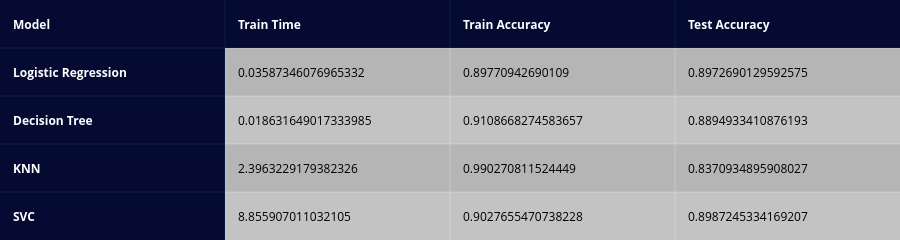

The code cell stored with this chart in its notebook:
### Code cell
create_table(df_scores_pipe, index_title='Model',index=True)

### Figure 1 — Plotly figure (JSON) as saved in the notebook; plotly's stock layout.template omitted (floating-point values rounded to 4 significant figures)
{"data": [{"colorscale": [[0, "#00083e"], [0.5, "#ededee"], [1, "#ffffff"]], "hoverinfo": "none", "opacity": 0.75, "showscale": false, "z": [[0, 0, 0, 0], [0, 0.5, 0.5, 0.5], [0, 1, 1, 1], [0, 0.5, 0.5, 0.5], [0, 1, 1, 1]], "type": "heatmap"}], "layout": {"annotations": [{"align": "left", "font": {"color": "#ffffff"}, "showarrow": false, "text": "<b>Model</b>", "x": -0.45, "xanchor": "left", "xref": "x", "y": 0, "yref": "y"}, {"align": "left", "font": {"color": "#ffffff"}, "showarrow": false, "text": "<b>Train Time</b>", "x": 0.55, "xanchor": "left", "xref": "x", "y": 0, "yref": "y"}, {"align": "left", "font": {"color": "#ffffff"}, "showarrow": false, "text": "<b>Train Accuracy</b>", "x": 1.55, "xanchor": "left", "xref": "x", "y": 0, "yref": "y"}, {"align": "left", "font": {"color": "#ffffff"}, "showarrow": false, "text": "<b>Test Accuracy</b>", "x": 2.55, "xanchor": "left", "xref": "x", "y": 0, "yref": "y"}, {"align": "left", "font": {"color": "#ffffff"}, "showarrow": false, "text": "<b>Logistic Regression</b>", "x": -0.45, "xanchor": "left", "xref": "x", "y": 1, "yref": "y"}, {"align": "left", "font": {"color": "#000000"}, "showarrow": false, "text": "0.03587346076965332", "x": 0.55, "xanchor": "left", "xref": "x", "y": 1, "yref": "y"}, {"align": "left", "font": {"color": "#000000"}, "showarrow": false, "text": "0.89770942690109", "x": 1.55, "xanchor": "left", "xref": "x", "y": 1, "yref": "y"}, {"align": "left", "font": {"color": "#000000"}, "showarrow": false, "text": "0.8972690129592575", "x": 2.55, "xanchor": "left", "xref": "x", "y": 1, "yref": "y"}, {"align": "left", "font": {"color": "#ffffff"}, "showarrow": false, "text": "<b>Decision Tree</b>", "x": -0.45, "xanchor": "left", "xref": "x", "y": 2, "yref": "y"}, {"align": "left", "font": {"color": "#000000"}, "showarrow": false, "text": "0.018631649017333985", "x": 0.55, "xanchor": "left", "xref": "x", "y": 2, "yref": "y"}, {"align": "left", "font": {"color": "#000000"}, "showarrow": false, "text": "0.9108668274583657", "x": 1.55, "xanchor": "left", "xref": "x", "y": 2, "yref": "y"}, {"align": "left", "font": {"color": "#000000"}, "showarrow": false, "text": "0.8894933410876193", "x": 2.55, "xanchor": "left", "xref": "x", "y": 2, "yref": "y"}, {"align": "left", "font": {"color": "#ffffff"}, "showarrow": false, "text": "<b>KNN</b>", "x": -0.45, "xanchor": "left", "xref": "x", "y": 3, "yref": "y"}, {"align": "left", "font": {"color": "#000000"}, "showarrow": false, "text": "2.3963229179382326", "x": 0.55, "xanchor": "left", "xref": "x", "y": 3, "yref": "y"}, {"align": "left", "font": {"color": "#000000"}, "showarrow": false, "text": "0.990270811524449", "x": 1.55, "xanchor": "left", "xref": "x", "y": 3, "yref": "y"}, {"align": "left", "font": {"color": "#000000"}, "showarrow": false, "text": "0.8370934895908027", "x": 2.55, "xanchor": "left", "xref": "x", "y": 3, "yref": "y"}, {"align": "left", "font": {"color": "#ffffff"}, "showarrow": false, "text": "<b>SVC</b>", "x": -0.45, "xanchor": "left", "xref": "x", "y": 4, "yref": "y"}, {"align": "left", "font": {"color": "#000000"}, "showarrow": false, "text": "8.855907011032105", "x": 0.55, "xanchor": "left", "xref": "x", "y": 4, "yref": "y"}, {"align": "left", "font": {"color": "#000000"}, "showarrow": false, "text": "0.9027655470738228", "x": 1.55, "xanchor": "left", "xref": "x", "y": 4, "yref": "y"}, {"align": "left", "font": {"color": "#000000"}, "showarrow": false, "text": "0.8987245334169207", "x": 2.55, "xanchor": "left", "xref": "x", "y": 4, "yref": "y"}], "height": 200, "margin": {"b": 0, "l": 0, "r": 0, "t": 0}, "xaxis": {"dtick": 1, "gridwidth": 2, "showticklabels": false, "tick0": -0.5, "ticks": "", "zeroline": false}, "yaxis": {"autorange": "reversed", "dtick": 1, "gridwidth": 2, "showticklabels": false, "tick0": 0.5, "ticks": "", "zeroline": false}}}
